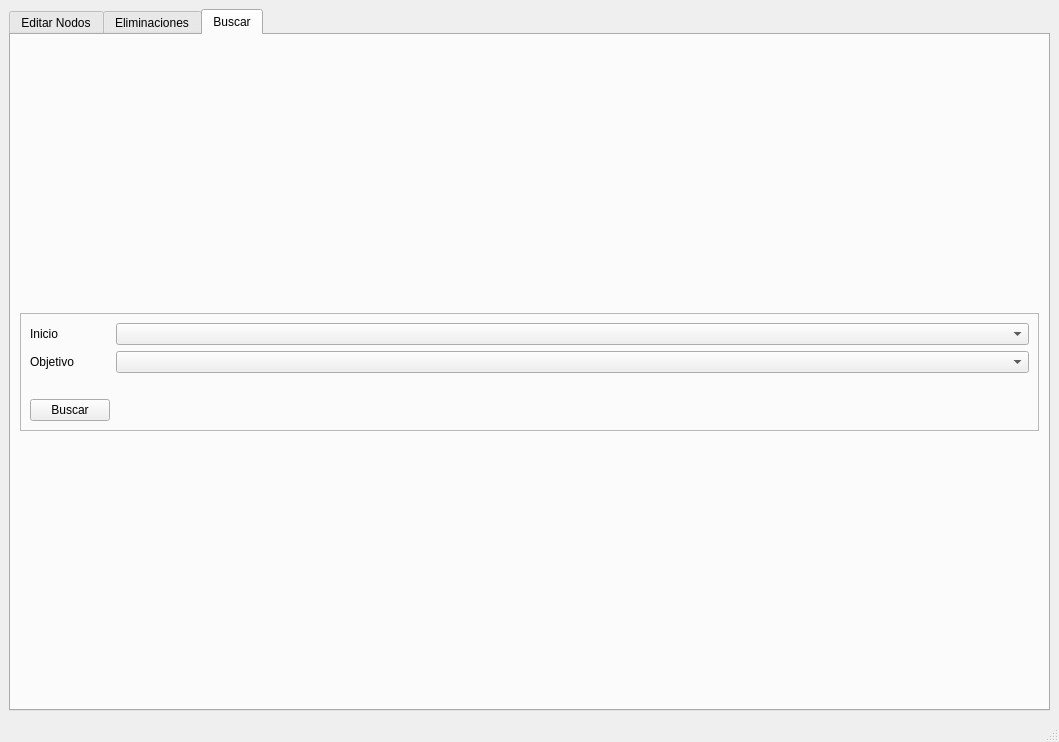
<?xml version="1.0" encoding="UTF-8"?>
<ui version="4.0">
 <class>MainWindow</class>
 <widget class="QMainWindow" name="MainWindow">
  <property name="geometry">
   <rect>
    <x>0</x>
    <y>0</y>
    <width>1059</width>
    <height>742</height>
   </rect>
  </property>
  <property name="windowTitle">
   <string>Busqueda del mejor camino</string>
  </property>
  <property name="windowIcon">
   <iconset theme="go-last"/>
  </property>
  <widget class="QWidget" name="centralwidget">
   <layout class="QGridLayout" name="gridLayout">
    <item row="0" column="1">
     <widget class="QTabWidget" name="tabWidget">
      <property name="currentIndex">
       <number>2</number>
      </property>
      <property name="tabsClosable">
       <bool>false</bool>
      </property>
      <widget class="QWidget" name="tab">
       <attribute name="title">
        <string>Editar Nodos</string>
       </attribute>
       <layout class="QGridLayout" name="gridLayout_6">
        <item row="2" column="0">
         <widget class="QFrame" name="frame_connect">
          <property name="frameShape">
           <enum>QFrame::StyledPanel</enum>
          </property>
          <property name="frameShadow">
           <enum>QFrame::Raised</enum>
          </property>
          <layout class="QGridLayout" name="gridLayout_3">
           <item row="1" column="1" colspan="3">
            <widget class="QComboBox" name="NodoOrigen"/>
           </item>
           <item row="3" column="3">
            <widget class="QPushButton" name="ConectarNodos">
             <property name="text">
              <string>Conectar</string>
             </property>
            </widget>
           </item>
           <item row="2" column="1" colspan="3">
            <widget class="QComboBox" name="NodoDestino"/>
           </item>
           <item row="3" column="0">
            <widget class="QLabel" name="label_3">
             <property name="text">
              <string>Peso</string>
             </property>
            </widget>
           </item>
           <item row="1" column="0">
            <widget class="QLabel" name="label">
             <property name="text">
              <string>Nodo X</string>
             </property>
            </widget>
           </item>
           <item row="2" column="0">
            <widget class="QLabel" name="label_2">
             <property name="text">
              <string>Nodo Y</string>
             </property>
            </widget>
           </item>
           <item row="3" column="1">
            <widget class="QLineEdit" name="Peso"/>
           </item>
          </layout>
         </widget>
        </item>
        <item row="3" column="0">
         <widget class="QFrame" name="frame_info">
          <property name="frameShape">
           <enum>QFrame::StyledPanel</enum>
          </property>
          <property name="frameShadow">
           <enum>QFrame::Raised</enum>
          </property>
          <layout class="QGridLayout" name="gridLayout_4">
           <item row="0" column="0">
            <widget class="QTableWidget" name="TablaNodos">
             <column>
              <property name="text">
               <string>ID</string>
              </property>
             </column>
             <column>
              <property name="text">
               <string>Nombre</string>
              </property>
             </column>
            </widget>
           </item>
           <item row="0" column="1">
            <widget class="QTableWidget" name="TablaConexiones">
             <column>
              <property name="text">
               <string>ID Nodo 1</string>
              </property>
             </column>
             <column>
              <property name="text">
               <string>ID Nodo 2</string>
              </property>
             </column>
             <column>
              <property name="text">
               <string>Peso</string>
              </property>
             </column>
            </widget>
           </item>
          </layout>
         </widget>
        </item>
        <item row="0" column="0">
         <widget class="QFrame" name="frame_creacion">
          <property name="frameShape">
           <enum>QFrame::StyledPanel</enum>
          </property>
          <property name="frameShadow">
           <enum>QFrame::Raised</enum>
          </property>
          <layout class="QGridLayout" name="gridLayout_2">
           <item row="0" column="1">
            <widget class="QLineEdit" name="Nombre"/>
           </item>
           <item row="0" column="0">
            <widget class="QLabel" name="label_4">
             <property name="text">
              <string>Nombre del nodo</string>
             </property>
            </widget>
           </item>
           <item row="0" column="2">
            <widget class="QPushButton" name="CrearNodo">
             <property name="text">
              <string>Crear</string>
             </property>
            </widget>
           </item>
          </layout>
         </widget>
        </item>
        <item row="1" column="0">
         <widget class="QFrame" name="frame_4">
          <property name="frameShape">
           <enum>QFrame::StyledPanel</enum>
          </property>
          <property name="frameShadow">
           <enum>QFrame::Raised</enum>
          </property>
          <layout class="QGridLayout" name="gridLayout_11">
           <item row="0" column="0">
            <widget class="QLabel" name="label_15">
             <property name="text">
              <string>Nombre original</string>
             </property>
            </widget>
           </item>
           <item row="1" column="1">
            <widget class="QLineEdit" name="NuevoNombre"/>
           </item>
           <item row="1" column="0">
            <widget class="QLabel" name="label_16">
             <property name="text">
              <string>Nuevo Nombre</string>
             </property>
            </widget>
           </item>
           <item row="1" column="2">
            <widget class="QPushButton" name="CambiarNombre">
             <property name="text">
              <string>Cambiar</string>
             </property>
            </widget>
           </item>
           <item row="0" column="1" colspan="2">
            <widget class="QComboBox" name="NodoCambioNombre"/>
           </item>
          </layout>
         </widget>
        </item>
       </layout>
      </widget>
      <widget class="QWidget" name="tab_3">
       <property name="sizePolicy">
        <sizepolicy hsizetype="Preferred" vsizetype="Preferred">
         <horstretch>0</horstretch>
         <verstretch>0</verstretch>
        </sizepolicy>
       </property>
       <attribute name="title">
        <string>Eliminaciones</string>
       </attribute>
       <layout class="QGridLayout" name="gridLayout_8">
        <item row="3" column="0">
         <widget class="QFrame" name="frame_3">
          <property name="frameShape">
           <enum>QFrame::StyledPanel</enum>
          </property>
          <property name="frameShadow">
           <enum>QFrame::Raised</enum>
          </property>
          <layout class="QGridLayout" name="gridLayout_10">
           <item row="0" column="1">
            <widget class="QComboBox" name="NodoAislar"/>
           </item>
           <item row="0" column="0">
            <widget class="QLabel" name="label_13">
             <property name="text">
              <string>Nodo a desconectar</string>
             </property>
            </widget>
           </item>
           <item row="1" column="1">
            <widget class="QLabel" name="label_12">
             <property name="text">
              <string>Desconexion Total.
Esta opcion desconecta el nodo seleccionado de cualquier otro nodo al que estuviera conectado</string>
             </property>
            </widget>
           </item>
           <item row="1" column="0">
            <widget class="QPushButton" name="Aislar">
             <property name="sizePolicy">
              <sizepolicy hsizetype="Maximum" vsizetype="Fixed">
               <horstretch>0</horstretch>
               <verstretch>0</verstretch>
              </sizepolicy>
             </property>
             <property name="text">
              <string>Aislar</string>
             </property>
            </widget>
           </item>
          </layout>
         </widget>
        </item>
        <item row="2" column="0">
         <widget class="QFrame" name="frame_disconect">
          <property name="sizePolicy">
           <sizepolicy hsizetype="Preferred" vsizetype="Maximum">
            <horstretch>0</horstretch>
            <verstretch>0</verstretch>
           </sizepolicy>
          </property>
          <property name="frameShape">
           <enum>QFrame::StyledPanel</enum>
          </property>
          <property name="frameShadow">
           <enum>QFrame::Raised</enum>
          </property>
          <layout class="QFormLayout" name="formLayout_3">
           <item row="0" column="0">
            <widget class="QLabel" name="label_8">
             <property name="text">
              <string>Nodo 1</string>
             </property>
            </widget>
           </item>
           <item row="0" column="1">
            <widget class="QComboBox" name="NodoConexion1Eliminar"/>
           </item>
           <item row="1" column="0">
            <widget class="QLabel" name="label_9">
             <property name="text">
              <string>Nado 2</string>
             </property>
            </widget>
           </item>
           <item row="1" column="1">
            <widget class="QComboBox" name="NodoConexion2Eliminar"/>
           </item>
           <item row="2" column="0">
            <widget class="QPushButton" name="DesconectarNodos">
             <property name="text">
              <string>Desconectar nodos</string>
             </property>
            </widget>
           </item>
          </layout>
         </widget>
        </item>
        <item row="0" column="0">
         <widget class="QFrame" name="frame_delete">
          <property name="sizePolicy">
           <sizepolicy hsizetype="Preferred" vsizetype="Maximum">
            <horstretch>0</horstretch>
            <verstretch>0</verstretch>
           </sizepolicy>
          </property>
          <property name="frameShape">
           <enum>QFrame::StyledPanel</enum>
          </property>
          <property name="frameShadow">
           <enum>QFrame::Raised</enum>
          </property>
          <layout class="QFormLayout" name="formLayout_2">
           <item row="0" column="0">
            <widget class="QLabel" name="label_7">
             <property name="text">
              <string>Nodo a elminar</string>
             </property>
            </widget>
           </item>
           <item row="0" column="1">
            <widget class="QComboBox" name="NodoEliminar"/>
           </item>
           <item row="1" column="0">
            <widget class="QPushButton" name="EliminarNodo">
             <property name="text">
              <string>Eliminar nodo</string>
             </property>
            </widget>
           </item>
          </layout>
         </widget>
        </item>
        <item row="5" column="0">
         <widget class="QFrame" name="frame_2">
          <property name="frameShape">
           <enum>QFrame::StyledPanel</enum>
          </property>
          <property name="frameShadow">
           <enum>QFrame::Raised</enum>
          </property>
          <layout class="QGridLayout" name="gridLayout_9">
           <item row="0" column="0">
            <widget class="QLabel" name="label_11">
             <property name="text">
              <string>Reiniciar Base de datos.
Esta opcion elminara todos los nodos, sus conexiones y ademas reiniciara los id's de los nodos.</string>
             </property>
             <property name="alignment">
              <set>Qt::AlignCenter</set>
             </property>
            </widget>
           </item>
           <item row="0" column="1">
            <widget class="QPushButton" name="Reiniciar">
             <property name="text">
              <string>Reiniciar</string>
             </property>
            </widget>
           </item>
          </layout>
         </widget>
        </item>
        <item row="4" column="0">
         <widget class="QFrame" name="frame">
          <property name="frameShape">
           <enum>QFrame::StyledPanel</enum>
          </property>
          <property name="frameShadow">
           <enum>QFrame::Raised</enum>
          </property>
          <layout class="QGridLayout" name="gridLayout_7">
           <item row="0" column="0">
            <widget class="QLabel" name="label_10">
             <property name="text">
              <string>Limpiar Base de datos.
Esta opcion elminara todos los nodos y sus conexiones pero no reiniciara los id's de los nodos</string>
             </property>
             <property name="alignment">
              <set>Qt::AlignCenter</set>
             </property>
            </widget>
           </item>
           <item row="0" column="1">
            <widget class="QPushButton" name="Limpiar">
             <property name="text">
              <string>Limpiar</string>
             </property>
            </widget>
           </item>
          </layout>
         </widget>
        </item>
       </layout>
      </widget>
      <widget class="QWidget" name="tab_2">
       <attribute name="title">
        <string>Buscar</string>
       </attribute>
       <layout class="QGridLayout" name="gridLayout_5">
        <item row="0" column="0">
         <widget class="QFrame" name="frame_busqueda">
          <property name="sizePolicy">
           <sizepolicy hsizetype="Preferred" vsizetype="Maximum">
            <horstretch>0</horstretch>
            <verstretch>0</verstretch>
           </sizepolicy>
          </property>
          <property name="minimumSize">
           <size>
            <width>0</width>
            <height>100</height>
           </size>
          </property>
          <property name="frameShape">
           <enum>QFrame::StyledPanel</enum>
          </property>
          <property name="frameShadow">
           <enum>QFrame::Raised</enum>
          </property>
          <layout class="QFormLayout" name="formLayout">
           <item row="0" column="0">
            <widget class="QLabel" name="label_5">
             <property name="sizePolicy">
              <sizepolicy hsizetype="Minimum" vsizetype="Preferred">
               <horstretch>0</horstretch>
               <verstretch>0</verstretch>
              </sizepolicy>
             </property>
             <property name="text">
              <string>Inicio</string>
             </property>
            </widget>
           </item>
           <item row="0" column="1">
            <widget class="QComboBox" name="NodoInicial"/>
           </item>
           <item row="1" column="0">
            <widget class="QLabel" name="label_6">
             <property name="sizePolicy">
              <sizepolicy hsizetype="Minimum" vsizetype="Preferred">
               <horstretch>0</horstretch>
               <verstretch>0</verstretch>
              </sizepolicy>
             </property>
             <property name="text">
              <string>Objetivo</string>
             </property>
            </widget>
           </item>
           <item row="1" column="1">
            <widget class="QComboBox" name="NodoObjetivo"/>
           </item>
           <item row="3" column="0">
            <widget class="QPushButton" name="Buscar">
             <property name="text">
              <string>Buscar</string>
             </property>
            </widget>
           </item>
           <item row="3" column="1">
            <widget class="QLabel" name="BusquedaPesos">
             <property name="text">
              <string/>
             </property>
            </widget>
           </item>
           <item row="2" column="1">
            <widget class="QLabel" name="BusquedaMovimientos">
             <property name="sizePolicy">
              <sizepolicy hsizetype="Preferred" vsizetype="Maximum">
               <horstretch>0</horstretch>
               <verstretch>0</verstretch>
              </sizepolicy>
             </property>
             <property name="text">
              <string/>
             </property>
            </widget>
           </item>
          </layout>
         </widget>
        </item>
       </layout>
      </widget>
     </widget>
    </item>
   </layout>
  </widget>
  <widget class="QMenuBar" name="menubar">
   <property name="geometry">
    <rect>
     <x>0</x>
     <y>0</y>
     <width>1059</width>
     <height>23</height>
    </rect>
   </property>
  </widget>
  <widget class="QStatusBar" name="statusbar"/>
 </widget>
 <resources/>
 <connections/>
</ui>
